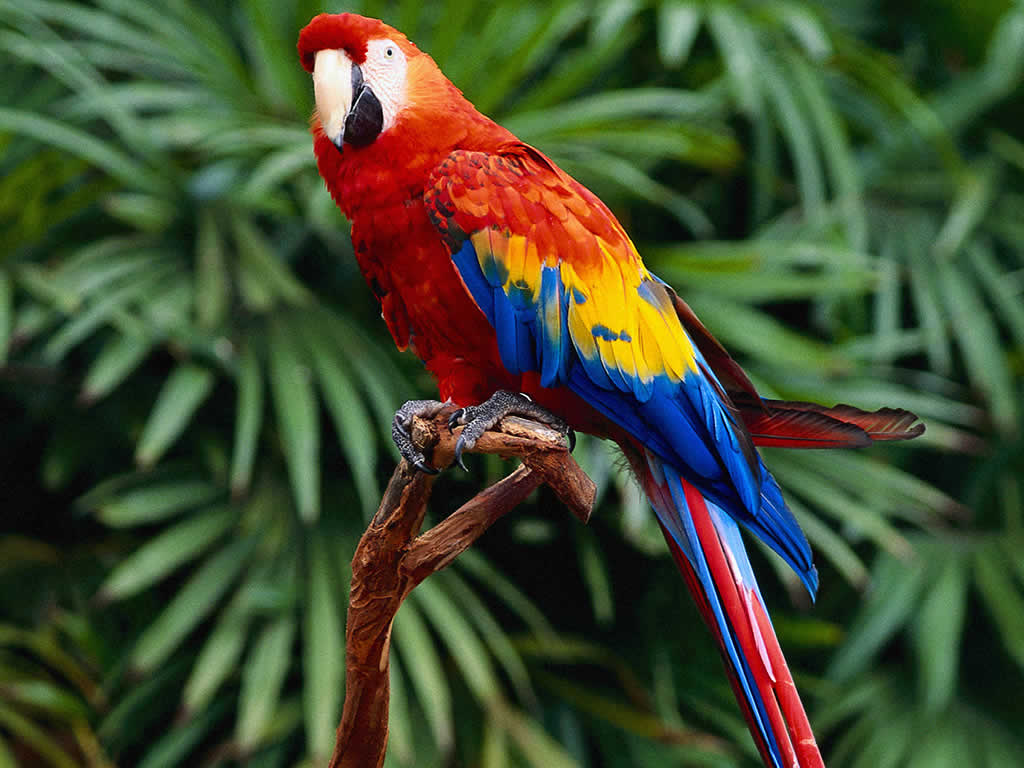
#> input picture parrot.jpg, 1024 x 768 px
$ python image_processing.py
#> lines starting #> are read from the running program, lines starting #| are printed output that depends on the picture; after the words box and inside, x2 and y2 are one past the last pixel; in counts of white or black regions, pixels touching at a corner belong together
from PIL import Image

im = Image.open("parrot.jpg")
#> im is the input picture: PIL image 1024x768 RGB; mean R, G, B 66.3, 76, 48.2

pix = im.load()
width, height = im.size
#> width = 1024; height = 768

#print("Width: "+str(width))
#print("Height: "+str(height))

threshhold = 150

for i in range(0,width):
    for j in range(0,height):
        red, green, blue = pix[i,j]
        """
        if red > 100:
            pix[i,j] = (255, 255, 230)
        elif green > 100:
            pix[i,j] = (255,230,255)
        elif blue > 100:
            pix[i,j] = (230,255,255)
        else:
            pix[i,j] = (77, 77, 77)
        """
        if red > threshhold or green > threshhold or blue > threshhold:
            pix[i,j] = (255,255,255)

        else:
            pix[i,j] = (0,0,0)


#print(pix[1,1]) #Get the RGBA Value of the a pixel of an image
#pix[2,2] = (3,4,5) # Set the RGBA Value of the image (tuple)


im.save("parrot_filtered.jpg") # Save the modified pixels as png
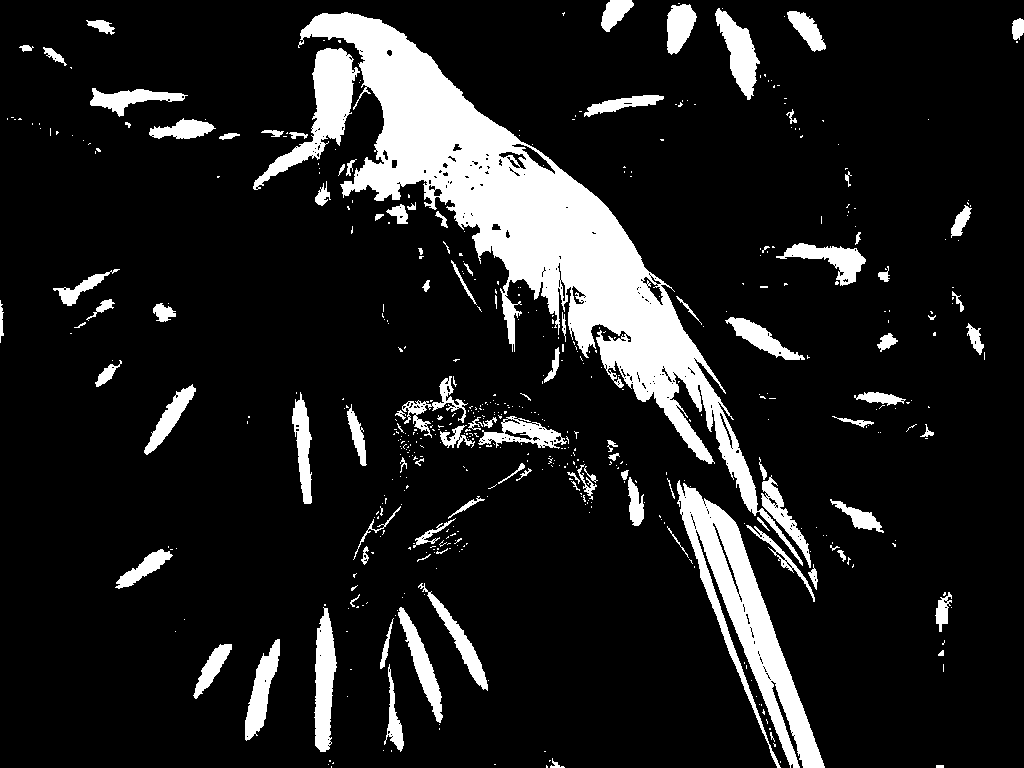
#> saved as parrot_filtered.jpg: PIL image 1024x768 RGB; 12.9% white; 538 white regions (433 under 20 px), largest, box (x1, y1, x2, y2) and area: (298, 12, 803, 566) 49632, (677, 480, 825, 768) 11608, (253, 48, 360, 190) 4219
